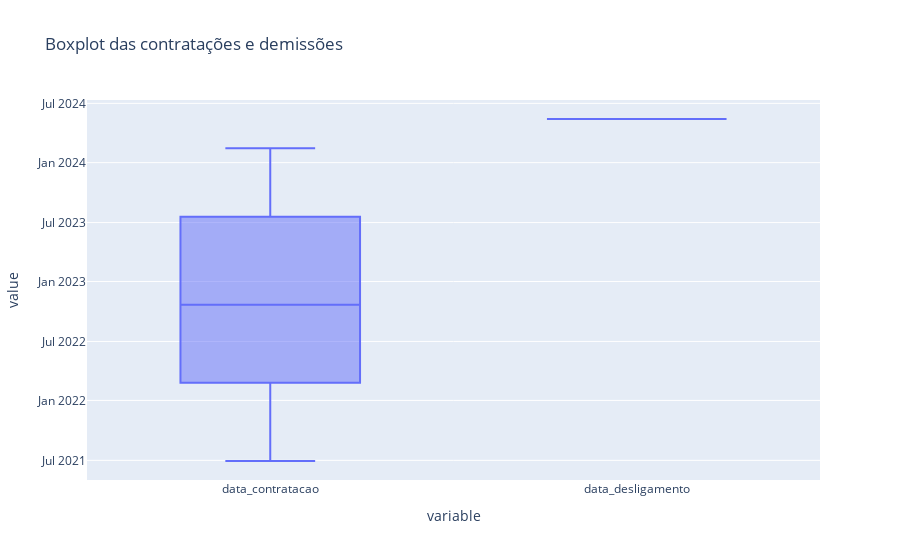

The cell this chart's notebook holds for it:
### Code cell
boxplot_temporais = px.box(temporais, title='Boxplot das contratações e demissões')
boxplot_temporais.show()

### Figure 1 — Plotly figure (JSON) as saved in the notebook; plotly's stock layout.template omitted (floating-point values rounded to 4 significant figures; data arrays with more than 128 entries replaced by an {"elided": "..."} marker saying what was removed)
{"data": [{"alignmentgroup": "True", "hovertemplate": "variable=%{x}<br>value=%{y}<extra></extra>", "legendgroup": "", "marker": {"color": "#636efa"}, "name": "", "notched": false, "offsetgroup": "", "orientation": "v", "showlegend": false, "type": "box", "x": {"elided": "1300 str values"}, "x0": " ", "xaxis": "x", "y": {"elided": "1300 str values"}, "y0": " ", "yaxis": "y"}], "layout": {"boxmode": "group", "legend": {"tracegroupgap": 0}, "title": {"text": "Boxplot das contratações e demissões"}, "xaxis": {"anchor": "y", "domain": [0, 1], "title": {"text": "variable"}}, "yaxis": {"anchor": "x", "domain": [0, 1], "title": {"text": "value"}}}}
